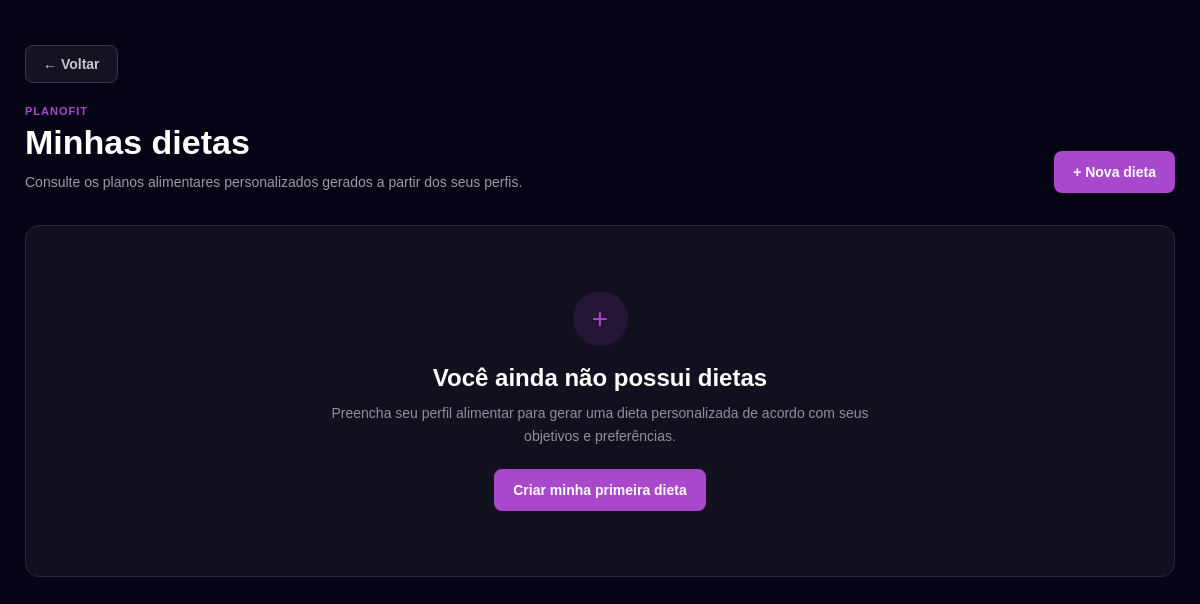
Before: /dieta/minhas-dietas/ (signed in) with the older database file.
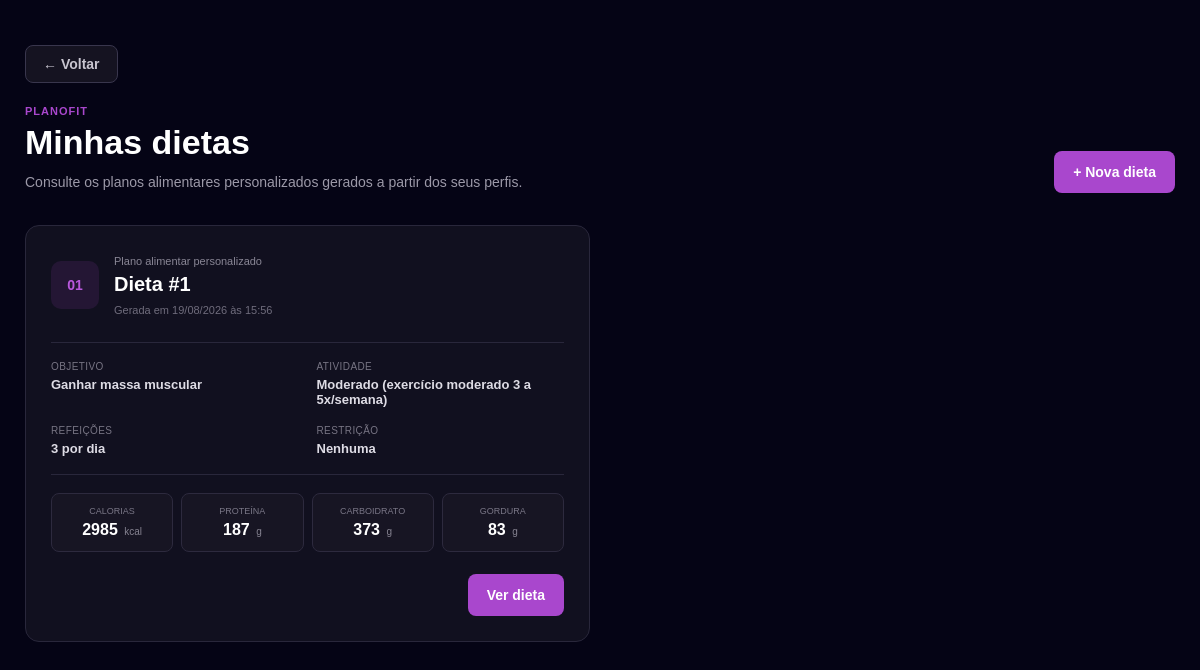
After: the same page with the newer database file.
### dieta/models.py (models this page shows, shortened)
class DietaPersonalizada(models.Model):
    perfil = models.ForeignKey(
        PerfilDieta,
        on_delete=models.CASCADE,
        related_name='dietas_geradas'
    )
    calorias_alvo = models.PositiveIntegerField(help_text='Meta diária de calorias (kcal)')
    proteina_g = models.PositiveIntegerField(help_text='Meta diária de proteína (g)')
    carboidrato_g = models.PositiveIntegerField(help_text='Meta diária de carboidrato (g)')
    gordura_g = models.PositiveIntegerField(help_text='Meta diária de gordura (g)')
    conteudo_texto = models.TextField(help_text='Resposta bruta da IA, em texto')
    conteudo_json = models.JSONField(null=True, blank=True, help_text='Resposta estruturada, se disponível')
    criado_em = models.DateTimeField(auto_now_add=True)
    class Meta:
        ordering = ['-criado_em']

class PerfilDieta(models.Model):
    GENERO_CHOICES = [
        ('M', 'Masculino'),
        ('F', 'Feminino'),
        ('O', 'Outro'),
    ]
    NIVEL_ATIVIDADE_CHOICES = [
        ('sedentario', 'Sedentário (pouco ou nenhum exercício)'),
        ('leve', 'Leve (exercício leve 1 a 3x/semana)'),
        ('moderado', 'Moderado (exercício moderado 3 a 5x/semana)'),
        ('intenso', 'Intenso (exercício pesado 6 a 7x/semana)'),
        ('muito_intenso', 'Muito intenso (exercício pesado + trabalho físico)'),
    ]
    OBJETIVO_CHOICES = [
        ('emagrecer', 'Emagrecer'),
        ('manter', 'Manter o peso'),
        ('ganhar_massa', 'Ganhar massa muscular'),
    ]
    RESTRICAO_CHOICES = [
        ('nenhuma', 'Nenhuma'),
        ('vegetariano', 'Vegetariano'),
        ('vegano', 'Vegano'),
        ('sem_gluten', 'Sem glúten'),
        ('sem_lactose', 'Sem lactose'),
        ('low_carb', 'Low carb'),
        ('outra', 'Outra (descrever abaixo)'),
    ]
    usuario = models.ForeignKey(
        settings.AUTH_USER_MODEL,
        on_delete=models.CASCADE,
        related_name='perfis_dieta'
    )
    peso = models.DecimalField(max_digits=5, decimal_places=2, help_text='Peso em kg')
    altura = models.DecimalField(max_digits=4, decimal_places=2, help_text='Altura em metros. Ex: 1.75')
    idade = models.PositiveSmallIntegerField()
    genero = models.CharField(max_length=1, choices=GENERO_CHOICES)
    nivel_atividade = models.CharField(max_length=20, choices=NIVEL_ATIVIDADE_CHOICES)
    objetivo = models.CharField(max_length=20, choices=OBJETIVO_CHOICES)
    restricao_alimentar = models.CharField(
        max_length=20, choices=RESTRICAO_CHOICES, default='nenhuma'
    )
    restricao_outra_descricao = models.CharField(
        max_length=200, blank=True,
        help_text='Preencha se escolheu "Outra" acima'
    )
    alergias = models.TextField(
        blank=True,
        help_text='Ex: amendoim, frutos do mar, lactose. Deixe em branco se não tiver.'
    )
    alimentos_que_nao_gosta = models.TextField(
        blank=True, help_text='Alimentos que prefere evitar, mesmo sem ser alergia'
    )
    condicoes_saude = models.TextField(
        blank=True, help_text='Ex: diabetes, hipertensão, colesterol alto'
    )
    orcamento_semanal = models.DecimalField(
        max_digits=7, decimal_places=2,
        validators=[MinValueValidator(0)],
        help_text='Quanto pode gastar com alimentação por semana, em R$'
    )
    refeicoes_por_dia = models.PositiveSmallIntegerField(
        default=4,
        validators=[MinValueValidator(2), MaxValueValidator(8)],
        help_text='Quantas refeições prefere fazer por dia'
    )
    criado_em = models.DateTimeField(auto_now_add=True)
    atualizado_em = models.DateTimeField(auto_now=True)
    class Meta:
        ordering = ['-criado_em']

### dieta/views.py (the view)
# urls.py: path('minhas-dietas/', views.minhas_dietas, name='minhas_dietas'),
@login_required
def minhas_dietas(request):
    dietas = DietaPersonalizada.objects.filter(perfil__usuario=request.user)
    return render(request, 'dieta/minhas_dietas.html', {'dietas': dietas})

### templates/dieta/minhas_dietas.html (shortened to what the changed rows need)
{% extends 'base.html' %}
{% load static %}
{% block css %}
    <link rel="stylesheet" href="{% static 'css/dieta.css' %}">
{% endblock %}
{% block content %}
<main class="pagina-dietas">
    <div class="dietas-container">
        <header class="pagina-header">
            <div>
                <h1>Minhas dietas</h1>
            </div>
        </header>
        {% if dietas %}
            <div class="dietas-grid">
                {% for dieta in dietas %}
                    <article class="dieta-card">
                        <div class="dieta-card-topo">
                            <div class="dieta-icone">
                                {{ forloop.counter|stringformat:"02d" }}
                            </div>
                            <div class="dieta-info">
                                <span class="dieta-label">
                                    Plano alimentar personalizado
                                </span>
                                <h2>
                                    Dieta #{{ forloop.counter }}
                                </h2>
                                <span class="dieta-data">
                                    Gerada em
                                    {{ dieta.criado_em|date:"d/m/Y" }}
                                    às
                                    {{ dieta.criado_em|date:"H:i" }}
                                </span>
                            </div>
                        </div>
                        <div class="dieta-detalhes">
                            <div class="detalhe">
                                <span>Objetivo</span>
                                <strong>
                                    {{ dieta.perfil.get_objetivo_display }}
                                </strong>
                            </div>
                            <div class="detalhe">
                                <span>Atividade</span>
                                <strong>
                                    {{ dieta.perfil.get_nivel_atividade_display }}
                                </strong>
                            </div>
                            <div class="detalhe">
                                <span>Refeições</span>
                                <strong>
                                    {{ dieta.perfil.refeicoes_por_dia }}
                                    por dia
                                </strong>
                            </div>
                            <div class="detalhe">
                                <span>Restrição</span>
                                <strong>
                                    {{ dieta.perfil.get_restricao_alimentar_display }}
                                </strong>
                            </div>
                        </div>
                        <div class="metas-dieta">
                            <div class="meta-item">
                                <span>Calorias</span>
                                <strong>
                                    {{ dieta.calorias_alvo }}
                                </strong>
                                <small>kcal</small>
                            </div>
                            <div class="meta-item">
                                <span>Proteína</span>
                                <strong>
                                    {{ dieta.proteina_g }}
                                </strong>
                                <small>g</small>
                            </div>
                            <div class="meta-item">
                                <span>Carboidrato</span>
                                <strong>
                                    {{ dieta.carboidrato_g }}
                                </strong>
                                <small>g</small>
                            </div>
                            <div class="meta-item">
                                <span>Gordura</span>
                                <strong>
                                    {{ dieta.gordura_g }}
                                </strong>
                                <small>g</small>
                            </div>
                        </div>
                        <div class="dieta-card-acoes">
                            <a
                                href="{% url 'dieta:ver_dieta' dieta.id %}"
                                class="btn-ver-dieta"
                            >
                                Ver dieta
                            </a>
                        </div>
                    </article>
                {% endfor %}
            </div>
        {% else %}
            <section class="estado-vazio">
                <div class="estado-vazio-icone">
                    +
                </div>
                <h2>
                    Você ainda não possui dietas
                </h2>
                <p>
                    Preencha seu perfil alimentar para gerar
                    uma dieta personalizada de acordo com seus
                    objetivos e preferências.
                </p>
                <a
                    href="{% url 'dieta:criar_perfil' %}"
                    class="btn-principal"
                >
                    Criar minha primeira dieta
                </a>
            </section>
        {% endif %}
    </div>
</main>
{% endblock %}

Changed rows visible on the page:
added DietaPersonalizada: criado_em "19/08/2026", criado_em "15:56", perfil.objetivo "Ganhar massa muscular", perfil.nivel_atividade "Moderado (exercício moderado 3 a 5x/semana)", perfil.refeicoes_por_dia "3", perfil.restricao_alimentar "Nenhuma", calorias_alvo "2985", proteina_g "187", carboidrato_g "373", gordura_g "83"
Other visible differences:
text no longer shown: "+ Você ainda não possui dietas Preencha seu perfil alimentar para gerar uma dieta personalizada de acordo com seus objetivos e preferências. Criar minha primeira dieta"
